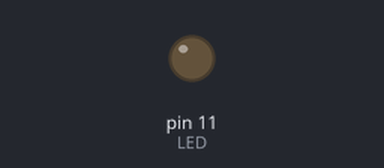
Bench run of a sketch on a simulated Arduino Uno, built with avr-gcc and run on an emulated ATmega328P. On the bench: output pins drawn as LEDs (lit = HIGH).

Above: at 2.0 s.
At 4.5 s:
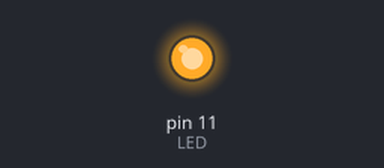
Timing chart, 0 to 6.5 s (numbered marks = the images above):
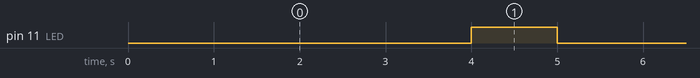

The sketch:

tema10b.ino
```cpp
#include "LowPower.h"

#define LED 11

void setup() {
    pinMode(LED, OUTPUT);
}

void loop() {
    //Entra en modo de bajo consumo y a los 4 segundos es despertado por el WDT
    LowPower.powerDown(SLEEP_4S, ADC_OFF, BOD_OFF);

    digitalWrite(LED, HIGH);
    delay(1000);
    digitalWrite(LED, LOW);
}
```

Measured:
- by itself, pin 11 (LED): alternates HIGH for 1.0 s and LOW for 4.0 s
